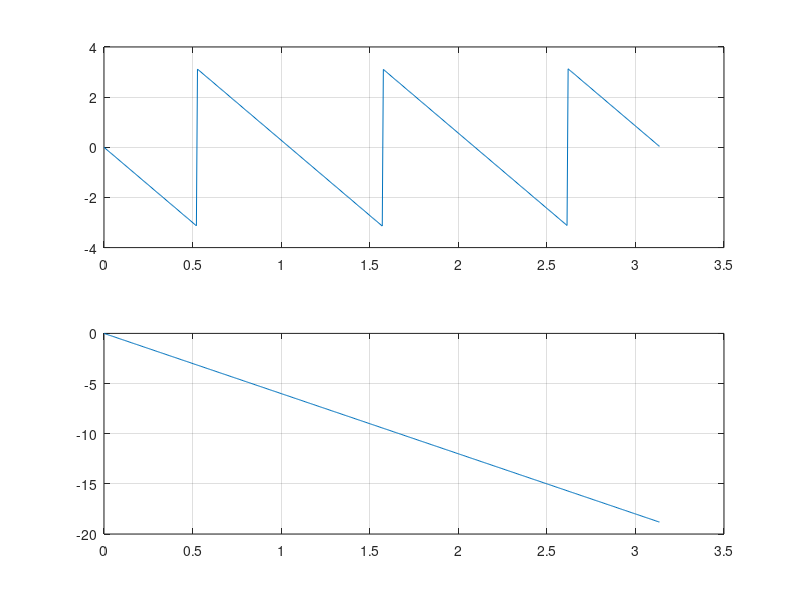

Write MATLAB code to recreate this figure. (Note: this script raises an error after producing the figure.)
%% angle vs phase
clear;clc;

h = [0 0 0 0 0 0 1];
[H,w] = freqz(h, 1);
subplot(2,1,1);
plot(w, angle(H));
grid;

[P,w] = phasez(h, 1);
subplot(2,1,2);
plot(w, P);
grid;

%% HW 9. Noise cancellation
[ref,fs] = audioread("etest4r.wav");
[pri,fs] = audioread("etest4p.wav");
N = length(ref);
t = 1:N;
energy = 0;
flength = 256;
x = zeros(1,flength);
h = zeros(1,flength);
e = zeros(1,N);
for n = 1:N
    energy = energy - x(flength) * x(flength);
    for m = flength:-1:2
        x(m) = x(m-1);
    end
    x(1) = ref(n);
    energy = energy + x(1) * x(1);

    y = dot(x, h);
    e(n) = pri(n) - y;

    for m = 1:flength
        h(m) = h(m) + e(n) * x(m) / (energy + 0.1);
    end
end
audiowrite("lms4.wav", e, fs);
